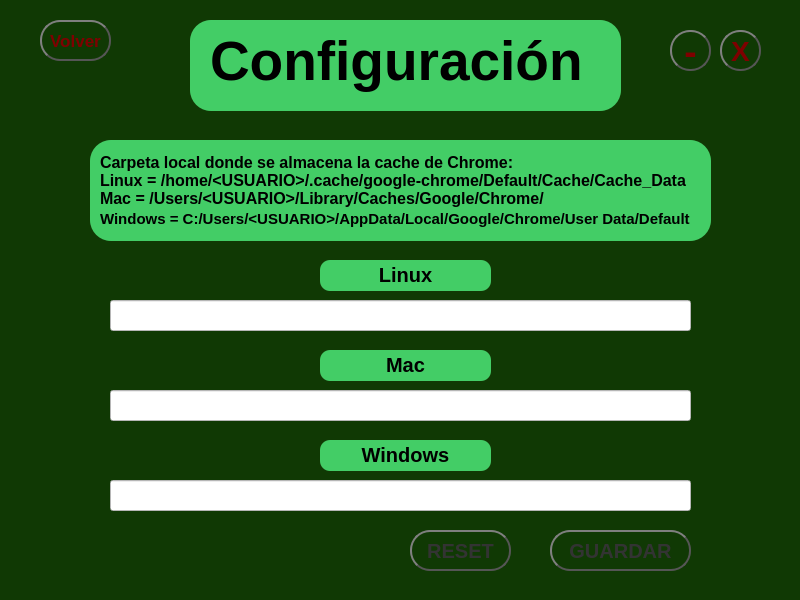
<?xml version="1.0" encoding="UTF-8"?>
<ui version="4.0">
 <class>MainWindow</class>
 <widget class="QMainWindow" name="MainWindow">
  <property name="geometry">
   <rect>
    <x>0</x>
    <y>0</y>
    <width>800</width>
    <height>600</height>
   </rect>
  </property>
  <property name="minimumSize">
   <size>
    <width>800</width>
    <height>600</height>
   </size>
  </property>
  <property name="maximumSize">
   <size>
    <width>800</width>
    <height>600</height>
   </size>
  </property>
  <property name="mouseTracking">
   <bool>false</bool>
  </property>
  <property name="tabletTracking">
   <bool>false</bool>
  </property>
  <property name="windowTitle">
   <string>ChatBot v.1.0</string>
  </property>
  <property name="styleSheet">
   <string notr="true">background-color: rgb(16, 57,4 0);</string>
  </property>
  <widget class="QWidget" name="centralwidget">
   <widget class="QFrame" name="frame">
    <property name="geometry">
     <rect>
      <x>190</x>
      <y>20</y>
      <width>431</width>
      <height>91</height>
     </rect>
    </property>
    <property name="styleSheet">
     <string notr="true">background-color: rgb(67, 205, 102);
border-radius: 21px;</string>
    </property>
    <property name="frameShape">
     <enum>QFrame::StyledPanel</enum>
    </property>
    <property name="frameShadow">
     <enum>QFrame::Raised</enum>
    </property>
    <widget class="QLabel" name="configLabel">
     <property name="geometry">
      <rect>
       <x>20</x>
       <y>0</y>
       <width>401</width>
       <height>81</height>
      </rect>
     </property>
     <property name="font">
      <font>
       <pointsize>41</pointsize>
       <weight>75</weight>
       <bold>true</bold>
      </font>
     </property>
     <property name="styleSheet">
      <string notr="true"/>
     </property>
     <property name="text">
      <string>Configuración</string>
     </property>
    </widget>
   </widget>
   <widget class="QPushButton" name="volverBtn">
    <property name="geometry">
     <rect>
      <x>40</x>
      <y>20</y>
      <width>71</width>
      <height>41</height>
     </rect>
    </property>
    <property name="font">
     <font>
      <pointsize>13</pointsize>
      <weight>75</weight>
      <bold>true</bold>
     </font>
    </property>
    <property name="styleSheet">
     <string notr="true">QPushButton {
    color: rgb(127,0,0);
    border: 2px solid #555;
    border-radius: 20px;
    border-style: outset;
    background: qradialgradient(
        cx: 0.3, cy: -0.4, fx: 0.3, fy: -0.4,
        radius: 1.35, stop: 0 #48dc6e, stop: 1 #39ae57
        );
    padding: 5px;
    }

QPushButton:hover {
    background: qradialgradient(
        cx: 0.3, cy: -0.4, fx: 0.3, fy: -0.4,
        radius: 1.35, stop: 0 #48dc6e, stop: 1 #50f379
        );
    }

QPushButton:pressed {
    border-style: inset;
    background: qradialgradient(
        cx: 0.4, cy: -0.1, fx: 0.4, fy: -0.1,
        radius: 1.35, stop: 0 #48dc6e, stop: 1 #ddd
        );
    }</string>
    </property>
    <property name="text">
     <string>Volver</string>
    </property>
   </widget>
   <widget class="QFrame" name="frame_2">
    <property name="geometry">
     <rect>
      <x>90</x>
      <y>140</y>
      <width>621</width>
      <height>101</height>
     </rect>
    </property>
    <property name="styleSheet">
     <string notr="true">background-color: rgb(67, 205, 102);
border-radius: 21px;</string>
    </property>
    <property name="frameShape">
     <enum>QFrame::StyledPanel</enum>
    </property>
    <property name="frameShadow">
     <enum>QFrame::Raised</enum>
    </property>
    <widget class="QLabel" name="descripLabel">
     <property name="geometry">
      <rect>
       <x>10</x>
       <y>0</y>
       <width>601</width>
       <height>81</height>
      </rect>
     </property>
     <property name="font">
      <font>
       <pointsize>12</pointsize>
       <weight>75</weight>
       <bold>true</bold>
      </font>
     </property>
     <property name="text">
      <string>&lt;html&gt;&lt;head/&gt;&lt;body&gt;&lt;p&gt;Carpeta local donde se almacena la cache de Chrome:&lt;br/&gt;Linux = /home/&amp;lt;USUARIO&amp;gt;/.cache/google-chrome/Default/Cache/Cache_Data&lt;br/&gt;Mac = /Users/&amp;lt;USUARIO&amp;gt;/Library/Caches/Google/Chrome/&lt;/p&gt;&lt;/body&gt;&lt;/html&gt;</string>
     </property>
    </widget>
    <widget class="QLabel" name="descrip2Label">
     <property name="geometry">
      <rect>
       <x>10</x>
       <y>69</y>
       <width>601</width>
       <height>21</height>
      </rect>
     </property>
     <property name="text">
      <string>&lt;html&gt;&lt;head/&gt;&lt;body&gt;&lt;p&gt;&lt;span style=&quot; font-size:11pt; font-weight:600;&quot;&gt;Windows = C:/Users/&amp;lt;USUARIO&amp;gt;/AppData/Local/Google/Chrome/User Data/Default&lt;/span&gt;&lt;/p&gt;&lt;/body&gt;&lt;/html&gt;</string>
     </property>
    </widget>
   </widget>
   <widget class="QLabel" name="linuxLabel">
    <property name="geometry">
     <rect>
      <x>320</x>
      <y>260</y>
      <width>171</width>
      <height>31</height>
     </rect>
    </property>
    <property name="minimumSize">
     <size>
      <width>20</width>
      <height>20</height>
     </size>
    </property>
    <property name="maximumSize">
     <size>
      <width>171</width>
      <height>31</height>
     </size>
    </property>
    <property name="font">
     <font>
      <pointsize>15</pointsize>
      <weight>75</weight>
      <bold>true</bold>
     </font>
    </property>
    <property name="toolTip">
     <string>&lt;html&gt;&lt;head/&gt;&lt;body&gt;&lt;p align=&quot;center&quot;&gt;&lt;span style=&quot; font-size:11pt; color:#ffffff;&quot;&gt;C:/Users/&amp;lt;USUARIO&amp;gt;/AppData/Local/Google/Chrome/User Data/Default&lt;/span&gt;&lt;/p&gt;&lt;/body&gt;&lt;/html&gt;</string>
    </property>
    <property name="styleSheet">
     <string notr="true">QLabel{
	background-color: rgb(67, 205, 102);
	border-radius: 10px;
	min-height: 20px;
	min-width: 20px;
}</string>
    </property>
    <property name="text">
     <string>&lt;html&gt;&lt;head/&gt;&lt;body&gt;&lt;p align=&quot;center&quot;&gt;Linux&lt;/p&gt;&lt;/body&gt;&lt;/html&gt;</string>
    </property>
   </widget>
   <widget class="QLineEdit" name="linuxInput">
    <property name="geometry">
     <rect>
      <x>110</x>
      <y>300</y>
      <width>581</width>
      <height>31</height>
     </rect>
    </property>
    <property name="minimumSize">
     <size>
      <width>581</width>
      <height>31</height>
     </size>
    </property>
    <property name="maximumSize">
     <size>
      <width>581</width>
      <height>31</height>
     </size>
    </property>
    <property name="font">
     <font>
      <pointsize>12</pointsize>
      <weight>75</weight>
      <bold>true</bold>
     </font>
    </property>
    <property name="styleSheet">
     <string notr="true">background-color: rgb(255, 255, 255);</string>
    </property>
    <property name="inputMask">
     <string/>
    </property>
    <property name="alignment">
     <set>Qt::AlignCenter</set>
    </property>
   </widget>
   <widget class="QLabel" name="windowsLabel">
    <property name="geometry">
     <rect>
      <x>320</x>
      <y>440</y>
      <width>171</width>
      <height>31</height>
     </rect>
    </property>
    <property name="minimumSize">
     <size>
      <width>20</width>
      <height>20</height>
     </size>
    </property>
    <property name="maximumSize">
     <size>
      <width>171</width>
      <height>31</height>
     </size>
    </property>
    <property name="font">
     <font>
      <pointsize>15</pointsize>
      <weight>75</weight>
      <bold>true</bold>
     </font>
    </property>
    <property name="toolTip">
     <string>&lt;html&gt;&lt;head/&gt;&lt;body&gt;&lt;p align=&quot;center&quot;&gt;&lt;span style=&quot; font-size:11pt; color:#ffffff;&quot;&gt;C:/Users/&amp;lt;USUARIO&amp;gt;/AppData/Local/Google/Chrome/User Data/Default&lt;/span&gt;&lt;/p&gt;&lt;/body&gt;&lt;/html&gt;</string>
    </property>
    <property name="styleSheet">
     <string notr="true">QLabel{
	background-color: rgb(67, 205, 102);
	border-radius: 10px;
	min-height: 20px;
	min-width: 20px;
}</string>
    </property>
    <property name="text">
     <string>&lt;html&gt;&lt;head/&gt;&lt;body&gt;&lt;p align=&quot;center&quot;&gt;Windows&lt;/p&gt;&lt;/body&gt;&lt;/html&gt;</string>
    </property>
   </widget>
   <widget class="QLabel" name="macLabel">
    <property name="geometry">
     <rect>
      <x>320</x>
      <y>350</y>
      <width>171</width>
      <height>31</height>
     </rect>
    </property>
    <property name="minimumSize">
     <size>
      <width>20</width>
      <height>20</height>
     </size>
    </property>
    <property name="maximumSize">
     <size>
      <width>171</width>
      <height>31</height>
     </size>
    </property>
    <property name="font">
     <font>
      <pointsize>15</pointsize>
      <weight>75</weight>
      <bold>true</bold>
     </font>
    </property>
    <property name="toolTip">
     <string>&lt;html&gt;&lt;head/&gt;&lt;body&gt;&lt;p align=&quot;center&quot;&gt;&lt;span style=&quot; font-size:11pt; color:#ffffff;&quot;&gt;/Users/&amp;lt;USUARIO&amp;gt;/Library/Caches/Google/Chrome/&lt;/span&gt;&lt;/p&gt;&lt;/body&gt;&lt;/html&gt;</string>
    </property>
    <property name="styleSheet">
     <string notr="true">QLabel{
	background-color: rgb(67, 205, 102);
	border-radius: 10px;
	min-height: 20px;
	min-width: 20px;
}</string>
    </property>
    <property name="text">
     <string>&lt;html&gt;&lt;head/&gt;&lt;body&gt;&lt;p align=&quot;center&quot;&gt;Mac&lt;/p&gt;&lt;/body&gt;&lt;/html&gt;</string>
    </property>
   </widget>
   <widget class="QLineEdit" name="windowsInput">
    <property name="geometry">
     <rect>
      <x>110</x>
      <y>480</y>
      <width>581</width>
      <height>31</height>
     </rect>
    </property>
    <property name="minimumSize">
     <size>
      <width>581</width>
      <height>31</height>
     </size>
    </property>
    <property name="maximumSize">
     <size>
      <width>581</width>
      <height>31</height>
     </size>
    </property>
    <property name="font">
     <font>
      <pointsize>11</pointsize>
      <weight>75</weight>
      <bold>true</bold>
     </font>
    </property>
    <property name="styleSheet">
     <string notr="true">background-color: rgb(255, 255, 255);</string>
    </property>
    <property name="alignment">
     <set>Qt::AlignCenter</set>
    </property>
   </widget>
   <widget class="QLineEdit" name="macInput">
    <property name="geometry">
     <rect>
      <x>110</x>
      <y>390</y>
      <width>581</width>
      <height>31</height>
     </rect>
    </property>
    <property name="minimumSize">
     <size>
      <width>581</width>
      <height>31</height>
     </size>
    </property>
    <property name="maximumSize">
     <size>
      <width>581</width>
      <height>31</height>
     </size>
    </property>
    <property name="font">
     <font>
      <pointsize>12</pointsize>
      <weight>75</weight>
      <bold>true</bold>
     </font>
    </property>
    <property name="styleSheet">
     <string notr="true">background-color: rgb(255, 255, 255);</string>
    </property>
    <property name="alignment">
     <set>Qt::AlignCenter</set>
    </property>
   </widget>
   <widget class="QPushButton" name="saveConfigBtn">
    <property name="geometry">
     <rect>
      <x>550</x>
      <y>530</y>
      <width>141</width>
      <height>41</height>
     </rect>
    </property>
    <property name="font">
     <font>
      <pointsize>15</pointsize>
      <weight>75</weight>
      <bold>true</bold>
     </font>
    </property>
    <property name="styleSheet">
     <string notr="true">QPushButton {
    color: #333;
    border: 2px solid #555;
    border-radius: 20px;
    border-style: outset;
    background: qradialgradient(
        cx: 0.3, cy: -0.4, fx: 0.3, fy: -0.4,
        radius: 1.35, stop: 0 #CCAD50, stop: 1 #C29611
        );
    padding: 5px;
    }

QPushButton:hover {
    background: qradialgradient(
        cx: 0.3, cy: -0.4, fx: 0.3, fy: -0.4,
        radius: 1.35, stop: 0 #CCAD50, stop: 1 #FAD461
        );
    }

QPushButton:pressed {
    border-style: inset;
    background: qradialgradient(
        cx: 0.4, cy: -0.1, fx: 0.4, fy: -0.1,
        radius: 1.35, stop: 0 #CCAD50, stop: 1 #ddd
        );
    }</string>
    </property>
    <property name="text">
     <string>GUARDAR</string>
    </property>
   </widget>
   <widget class="QPushButton" name="resetBtn">
    <property name="geometry">
     <rect>
      <x>410</x>
      <y>530</y>
      <width>101</width>
      <height>41</height>
     </rect>
    </property>
    <property name="font">
     <font>
      <pointsize>15</pointsize>
      <weight>75</weight>
      <bold>true</bold>
     </font>
    </property>
    <property name="styleSheet">
     <string notr="true">QPushButton {
    color: #333;
    border: 2px solid #555;
    border-radius: 20px;
    border-style: outset;
    background: qradialgradient(
        cx: 0.3, cy: -0.4, fx: 0.3, fy: -0.4,
        radius: 1.35, stop: 0 #fff, stop: 1 #888
        );
    padding: 5px;
    }

QPushButton:hover {
    background: qradialgradient(
        cx: 0.3, cy: -0.4, fx: 0.3, fy: -0.4,
        radius: 1.35, stop: 0 #fff, stop: 1 #bbb
        );
    }

QPushButton:pressed {
    border-style: inset;
    background: qradialgradient(
        cx: 0.4, cy: -0.1, fx: 0.4, fy: -0.1,
        radius: 1.35, stop: 0 #fff, stop: 1 #ddd
        );
    }</string>
    </property>
    <property name="text">
     <string>RESET</string>
    </property>
   </widget>
   <widget class="QPushButton" name="salirBtn">
    <property name="geometry">
     <rect>
      <x>720</x>
      <y>30</y>
      <width>41</width>
      <height>41</height>
     </rect>
    </property>
    <property name="font">
     <font>
      <pointsize>21</pointsize>
      <weight>75</weight>
      <bold>true</bold>
     </font>
    </property>
    <property name="styleSheet">
     <string notr="true">QPushButton {
    color: rgb(127,0,0);
    border: 2px solid #555;
    border-radius: 20px;
    border-style: outset;
    background: qradialgradient(
        cx: 0.3, cy: -0.4, fx: 0.3, fy: -0.4,
        radius: 1.35, stop: 0 #48dc6e, stop: 1 #39ae57
        );
    padding: 5px;
    }

QPushButton:hover {
    background: qradialgradient(
        cx: 0.3, cy: -0.4, fx: 0.3, fy: -0.4,
        radius: 1.35, stop: 0 #48dc6e, stop: 1 #50f379
        );
    }

QPushButton:pressed {
    border-style: inset;
    background: qradialgradient(
        cx: 0.4, cy: -0.1, fx: 0.4, fy: -0.1,
        radius: 1.35, stop: 0 #48dc6e, stop: 1 #ddd
        );
    }
QPushButton:disabled {
    background-color: #6a737c;
    color: #333;
	}</string>
    </property>
    <property name="text">
     <string>X</string>
    </property>
   </widget>
   <widget class="QPushButton" name="minimizarBtn">
    <property name="geometry">
     <rect>
      <x>670</x>
      <y>30</y>
      <width>41</width>
      <height>41</height>
     </rect>
    </property>
    <property name="font">
     <font>
      <pointsize>28</pointsize>
      <weight>75</weight>
      <bold>true</bold>
     </font>
    </property>
    <property name="styleSheet">
     <string notr="true">QPushButton {
    color: rgb(127,0,0);
    border: 2px solid #555;
    border-radius: 20px;
    border-style: outset;
    background: qradialgradient(
        cx: 0.3, cy: -0.4, fx: 0.3, fy: -0.4,
        radius: 1.35, stop: 0 #48dc6e, stop: 1 #39ae57
        );
    padding: 5px;
    }

QPushButton:hover {
    background: qradialgradient(
        cx: 0.3, cy: -0.4, fx: 0.3, fy: -0.4,
        radius: 1.35, stop: 0 #48dc6e, stop: 1 #50f379
        );
    }

QPushButton:pressed {
    border-style: inset;
    background: qradialgradient(
        cx: 0.4, cy: -0.1, fx: 0.4, fy: -0.1,
        radius: 1.35, stop: 0 #48dc6e, stop: 1 #ddd
        );
    }
QPushButton:disabled {
    background-color: #6a737c;
    color: #333;
	}</string>
    </property>
    <property name="text">
     <string>-</string>
    </property>
   </widget>
  </widget>
  <widget class="QMenuBar" name="menubar">
   <property name="geometry">
    <rect>
     <x>0</x>
     <y>0</y>
     <width>800</width>
     <height>24</height>
    </rect>
   </property>
  </widget>
 </widget>
 <resources/>
 <connections/>
</ui>
